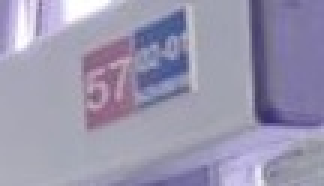
#> input picture ALL_UPRIGHT/20250814_112203588_iOS_jpg19.jpg, 108 x 62 px (shown 3 times larger); its folder holds only this picture in this run
$ python -i ocr_with_rois_v4.py   (imports and definitions only)
#> lines starting #> are read from the running program, lines starting #| are printed output that depends on the picture; after the words box and inside, x2 and y2 are one past the last pixel; in counts of white or black regions, pixels touching at a corner belong together
#> further down, picture is the input picture: shape (62, 108, 3); mean B, G, R 175.2, 150.9, 154.7
#!/usr/bin/env python3
"""
Debug runner for ocr_v4 pipeline.
- prints detailed progress
- logs exceptions to debug_log.txt
- creates output dirs and writes CSV even if empty
- writes a small "run_status.txt" with summary
"""

import os, sys, traceback, csv
import cv2
import pytesseract
import numpy as np
from pathlib import Path

# ---------- CONFIG ----------
CROP_FOLDER = r"C:\Users\Gnanasekar\Downloads\number detection"
TESSERACT_CMD = r"C:\Program Files\Tesseract-OCR\tesseract.exe"
OUT_ROOT = os.path.join(CROP_FOLDER, "ocr_v4_results")
ROI_FOLDER = os.path.join(OUT_ROOT, "rois")
CSV_PATH = os.path.join(OUT_ROOT, "ocr_v4_results.csv")
DIAG_CSV = os.path.join(OUT_ROOT, "ocr_v4_diagnostics.csv")
LOG_PATH = os.path.join(OUT_ROOT, "debug_log.txt")
RUN_STATUS = os.path.join(OUT_ROOT, "run_status.txt")
# ----------------------------

# [9 lines not run here, left out]

# simple helpers (copied minimal versions from v4)
def list_files(folder):
    exts = ('.png','.jpg','.jpeg','.PNG','.JPG','.JPEG')
    return sorted([f for f in os.listdir(folder) if f.endswith(exts)])

def crop_color_tag(img):
    hsv = cv2.cvtColor(img, cv2.COLOR_BGR2HSV)
#> hsv: shape (62, 108, 3); mean H, S, V 124.1, 38.8, 175.5
    masks = []
    masks.append(cv2.inRange(hsv, np.array([0,60,50]), np.array([12,255,255])))
    masks.append(cv2.inRange(hsv, np.array([170,60,50]), np.array([180,255,255])))
    masks.append(cv2.inRange(hsv, np.array([90,60,50]), np.array([135,255,255])))
    full = masks[0]
#> full: shape (62, 108); every value is 0
    for m in masks[1:]:
        full = cv2.bitwise_or(full, m)
#> this loop made 2 passes
#> pass 2, in crop_color_tag, `full = cv2.bitwise_or(full, m)`:
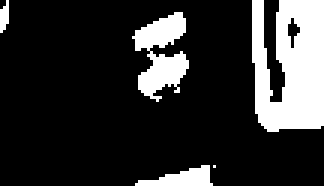
#> full: shape (62, 108) (shown 3 times larger); 19.1% white; 5 white regions (1 under 20 px), largest, box (x1, y1, x2, y2) and area: (84, 0, 108, 44) 844, (44, 4, 63, 34) 307, (45, 55, 71, 62) 102, (0, 0, 3, 11) 24
    kernel = cv2.getStructuringElement(cv2.MORPH_RECT, (5,5))
    full = cv2.morphologyEx(full, cv2.MORPH_CLOSE, kernel, iterations=2)
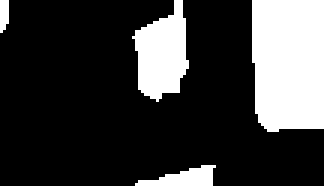
#> full: shape (62, 108) (shown 3 times larger); 23.3% white; 4 white regions
    cnts, _ = cv2.findContours(full, cv2.RETR_EXTERNAL, cv2.CHAIN_APPROX_SIMPLE)
#> cnts = 4 contours, 1 with area under 20; largest, box (x1, y1, x2, y2) and area: (84, 0, 108, 44) 942, (44, 0, 63, 34) 372, (45, 55, 72, 62) 80
    if not cnts:
        return img, False
    c = max(cnts, key=cv2.contourArea)
#> c = contour of 11 points, box (x1, y1, x2, y2) (84, 0, 108, 44), area 942
    x,y,w,h = cv2.boundingRect(c)
#> x = 84; y = 0; w = 24; h = 44
    pad = 4
    x0 = max(0, x-pad); y0 = max(0, y-pad); x1 = min(img.shape[1], x+w+pad); y1 = min(img.shape[0], y+h+pad)
#> after `x0 = max(0, x - pad)`: x0 = 80
#> after `y0 = max(0, y - pad)`: y0 = 0
#> after `x1 = min(img.shape[1], x + w + pad)`: x1 = 108
#> after `y1 = min(img.shape[0], y + h + pad)`: y1 = 48
    return img[y0:y1, x0:x1], True

def ensure_fg_white(th):
    if np.sum(th==255) < np.sum(th==0):
        return cv2.bitwise_not(th)
    return th

def variants_from_gray(gray):
    variants = {}
    blur = cv2.GaussianBlur(gray, (3,3), 0)
    _, otsu = cv2.threshold(blur, 0, 255, cv2.THRESH_BINARY + cv2.THRESH_OTSU)
    variants['otsu'] = ensure_fg_white(otsu)
    try:
        clahe = cv2.createCLAHE(clipLimit=2.0, tileGridSize=(8,8)).apply(gray)
        _, cotsu = cv2.threshold(clahe, 0, 255, cv2.THRESH_BINARY + cv2.THRESH_OTSU)
        variants['clahe_otsu'] = ensure_fg_white(cotsu)
    except Exception:
        pass
    try:
        adp = cv2.adaptiveThreshold(gray,255,cv2.ADAPTIVE_THRESH_MEAN_C,cv2.THRESH_BINARY,31,10)
        variants['adaptive_mean'] = ensure_fg_white(adp)
    except Exception:
        pass
    return variants

def tesseract_conf_for_image(img, psm=7):
    cfg = f"--psm {psm} -c tessedit_char_whitelist=0123456789"
    data = pytesseract.image_to_data(img, config=cfg, output_type=pytesseract.Output.DICT)
    confs=[]
    for txt, conf in zip(data.get('text', []), data.get('conf', [])):
        if txt is None or str(txt).strip()=="":
            continue
        try:
            cf = float(conf)
        except Exception:
            continue
        if any(ch.isdigit() for ch in str(txt)):
            confs.append(cf)
    if confs:
        return confs, sum(confs)/len(confs)
    return [], 0.0

# Main debug run
# [1 line that did not run here, left out]
# [76 lines not run here, left out]

>>> import cv2
>>> picture = cv2.imread('ALL_UPRIGHT/20250814_112203588_iOS_jpg19.jpg')
>>> result = crop_color_tag(picture)

$ run again, on ALL_UPRIGHT/20250814_112218631_iOS_jpg5.jpg
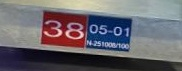
#> input picture ALL_UPRIGHT/20250814_112218631_iOS_jpg5.jpg, 182 x 71 px
#> picture is the input picture: shape (71, 182, 3); mean B, G, R 108.2, 101.5, 105
#> hsv: shape (71, 182, 3); mean H, S, V 86.8, 66.2, 119.7
#> in crop_color_tag, `full = masks[0]`:
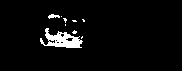
#> full: shape (71, 182); 3.9% white; 9 white regions (7 under 20 px), largest, box (x1, y1, x2, y2) and area: (40, 28, 83, 48) 430, (48, 14, 60, 19) 35
#> the loop in crop_color_tag, `for m in masks[1:]:` made 2 passes
#> in crop_color_tag, `full = cv2.morphologyEx(full, cv2.MORPH_CLOSE, kernel, iterations=2)`:
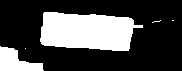
#> full: shape (71, 182); 29% white; 5 white regions (3 under 20 px)
#> cnts = 5 contours, 3 with area under 20; largest, box (x1, y1, x2, y2) and area: (40, 12, 143, 51) 2963, (0, 46, 44, 71) 574
#> c = contour of 55 points, box (x1, y1, x2, y2) (40, 12, 143, 51), area 2963
#> x = 40; y = 12; w = 103; h = 39
#> x0 = 36
#> y0 = 8
#> x1 = 147
#> y1 = 55
